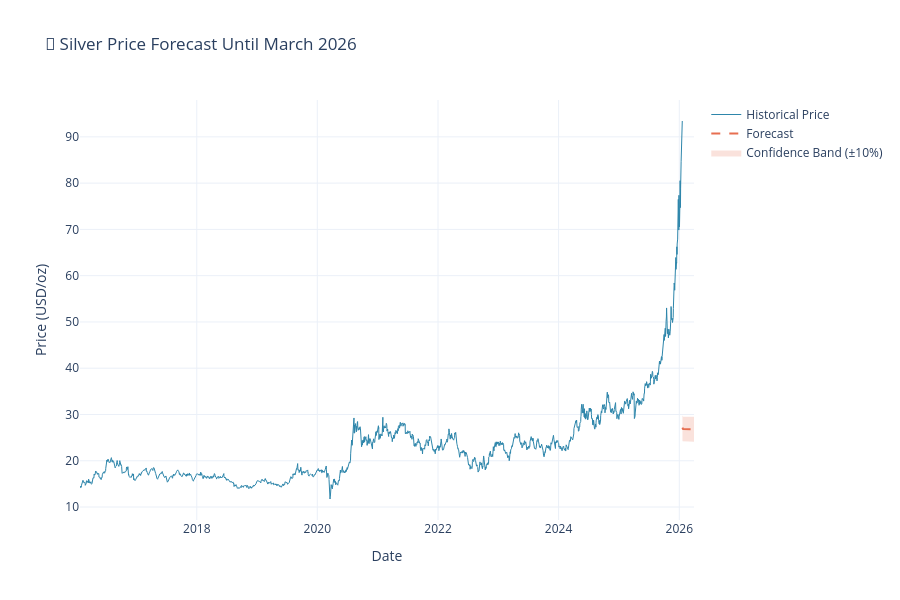

The notebook cell saved with this chart:
### Code cell
# Visualize forecast
fig = go.Figure()

# Historical data
fig.add_trace(go.Scatter(
    x=silver_data['Date'],
    y=silver_data['Close'],
    name='Historical Price',
    line=dict(color='#2E86AB', width=1)
))

# Forecast
fig.add_trace(go.Scatter(
    x=forecast_result['Date'],
    y=forecast_result['Predicted_Price'],
    name='Forecast',
    line=dict(color='#E76F51', width=2, dash='dash')
))

# Add confidence band (simple ±10% band)
upper_bound = forecast_result['Predicted_Price'] * 1.10
lower_bound = forecast_result['Predicted_Price'] * 0.90

fig.add_trace(go.Scatter(
    x=pd.concat([forecast_result['Date'], forecast_result['Date'][::-1]]),
    y=pd.concat([upper_bound, lower_bound[::-1]]),
    fill='toself',
    fillcolor='rgba(231, 111, 81, 0.2)',
    line=dict(color='rgba(255,255,255,0)'),
    name='Confidence Band (±10%)'
))

fig.update_layout(
    title='🥈 Silver Price Forecast Until March 2026',
    xaxis_title='Date',
    yaxis_title='Price (USD/oz)',
    template='plotly_white',
    height=600,
    showlegend=True
)

fig.show()
